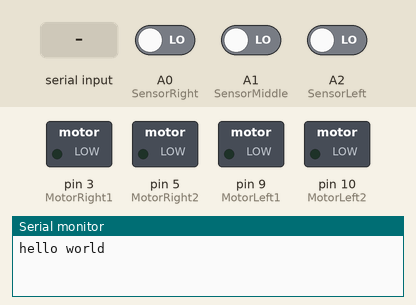
This sketch was run on a simulated Arduino Uno, built with avr-gcc and run on an emulated ATmega328P. On the bench: switched loads named in the sketch (green lamp = pin HIGH), the last lines printed to the serial monitor. The inputs (shaded band) are chosen by the test bench; at power-on: A0 (SensorRight) LOW, A2 (SensorLeft) LOW, A1 (SensorMiddle) LOW.

Above: at 0.8 s.
0.9 s: "s\n" received over the second serial link
At 1.3 s:
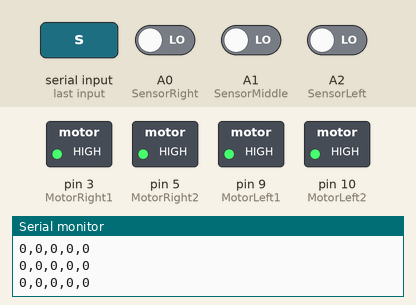
2.4 s: A0 (SensorRight) driven HIGH
At 2.9 s:
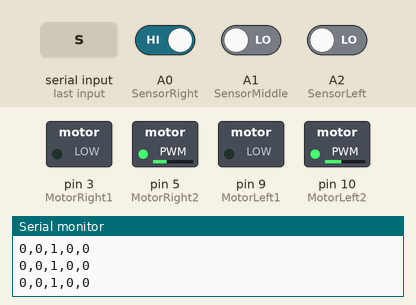
3.9 s: A2 (SensorLeft) driven HIGH
At 5.1 s:
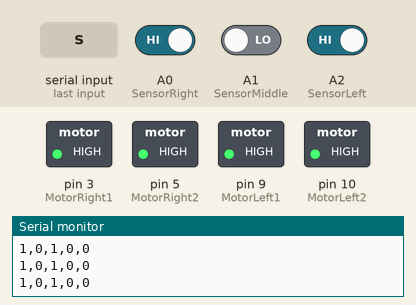
5.4 s: A1 (SensorMiddle) driven HIGH
At 6.07 s:
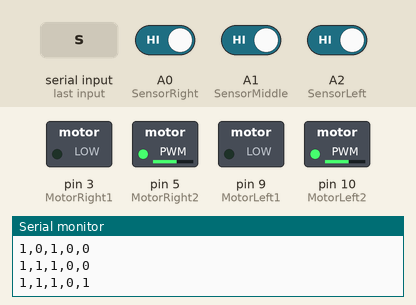
Timing chart, 0 to 8.4 s (numbered marks = the images above; inputs shaded):
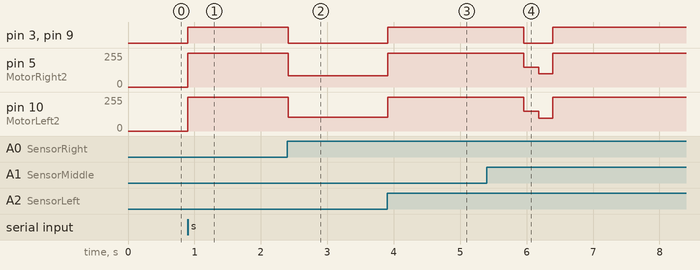

Measured:
- after the input at 0.9 s, pin 3 (MotorRight1), pin 9 (MotorLeft1): LOW → HIGH at once; pin 5 (MotorRight2), pin 10 (MotorLeft2): 0/255 → 255/255 at once
- after the input at 2.4 s, pin 3 (MotorRight1), pin 9 (MotorLeft1): HIGH → LOW at once; pin 5 (MotorRight2): 255/255 → 85/255 at once; pin 10 (MotorLeft2): 255/255 → 104/255 at once
- after the input at 3.9 s, pin 3 (MotorRight1), pin 9 (MotorLeft1): LOW → HIGH at once; pin 5 (MotorRight2): 85/255 → 255/255 at once; pin 10 (MotorLeft2): 104/255 → 255/255 at once
- after the input at 5.4 s, pin 3 (MotorRight1), pin 9 (MotorLeft1): HIGH → LOW after 0.56 s, → HIGH 0.44 s later; pin 5 (MotorRight2): 255/255 → 150/255 after 0.56 s, → 100/255 0.23 s later, → 255/255 0.21 s later; pin 10 (MotorLeft2): 255/255 → 150/255 after 0.56 s, → 94/255 0.23 s later, → 255/255 0.21 s later

The sketch:

tracking.ino
```cpp
#include<SoftwareSerial.h>
#include <SPI.h>
#include <MFRC522.h>

#define RST_PIN      4        // 讀卡機的重置腳位
#define SS_PIN       13        // 晶片選擇腳位
MFRC522 mfrc522(SS_PIN, RST_PIN);  // 建立MFRC522物件
SoftwareSerial BT(8,7);   //RX,TX

int MotorRight1 = 3;
int MotorRight2 = 5;
int MotorLeft1 = 9;
int MotorLeft2 = 10;
const int SensorLeft = A2;
const int SensorMiddle = A1;
const int SensorRight = A0;
int SL;
int SM;
int SR;
bool cor = 0;
bool ed = 0;
bool _end = 0;

void setup()
{
    Serial.begin(9600);
    Serial.println("hello world");
    BT.begin(9600);
    //
    pinMode(MotorRight1, OUTPUT);
    pinMode(MotorRight2, OUTPUT);
    pinMode(MotorLeft1, OUTPUT);
    pinMode(MotorLeft2, OUTPUT);

    //
    pinMode(SensorRight, INPUT);
    pinMode(SensorMiddle, INPUT);
    pinMode(SensorLeft, INPUT);

    SPI.begin();
    mfrc522.PCD_Init();

    while(1)
    {
        if(BT.available())
        {
            char start = BT.read();
            if(start == 's') break;
        }
    }
}
#include "track.h"
#include "corner.h"
#include "bluetooth.h"
#include "RFID.h"
void loop()
{
    if(_end) //end signal
      return;

    SL = digitalRead(SensorLeft);   //infrared sensor
    SM = digitalRead(SensorMiddle);
    SR = digitalRead(SensorRight);

    Serial.print(SL);
    Serial.print(',');
    Serial.print(SM);
    Serial.print(',');
    Serial.print(SR);
    Serial.print(',');
    Serial.print(ed);
    Serial.print(',');
    Serial.print(cor);
    Serial.print('\n');

    if (ed == 0 && cor == 0) cor = track(SL, SM, SR); //tracking
    else if (ed == 0 && cor == 1) { //corner detected
        byte idSize = 0;
        byte* id;
        *id = 0;
        id = rfid(&idSize); //read rfid
        delay(500);
        send_byte(id,idSize);
        int dir = ask_direction();
        if(dir == -1) //end signal
        {
          _end = 1;
          return;
        }
        corner(dir); ed = 1; cor = 0;
    }

    else if(ed == 1 && cor == 0) { //advance for little distance
        advance();
        delay(10);
        //cor = track(SL, SM, SR); //until the exit of the corner
        cor = 1;
    }
    else if(ed == 1 && cor == 1){ //
        advance();
        delay(200);
        halt();
        cor = 0; ed = 0;
    }
}
```
